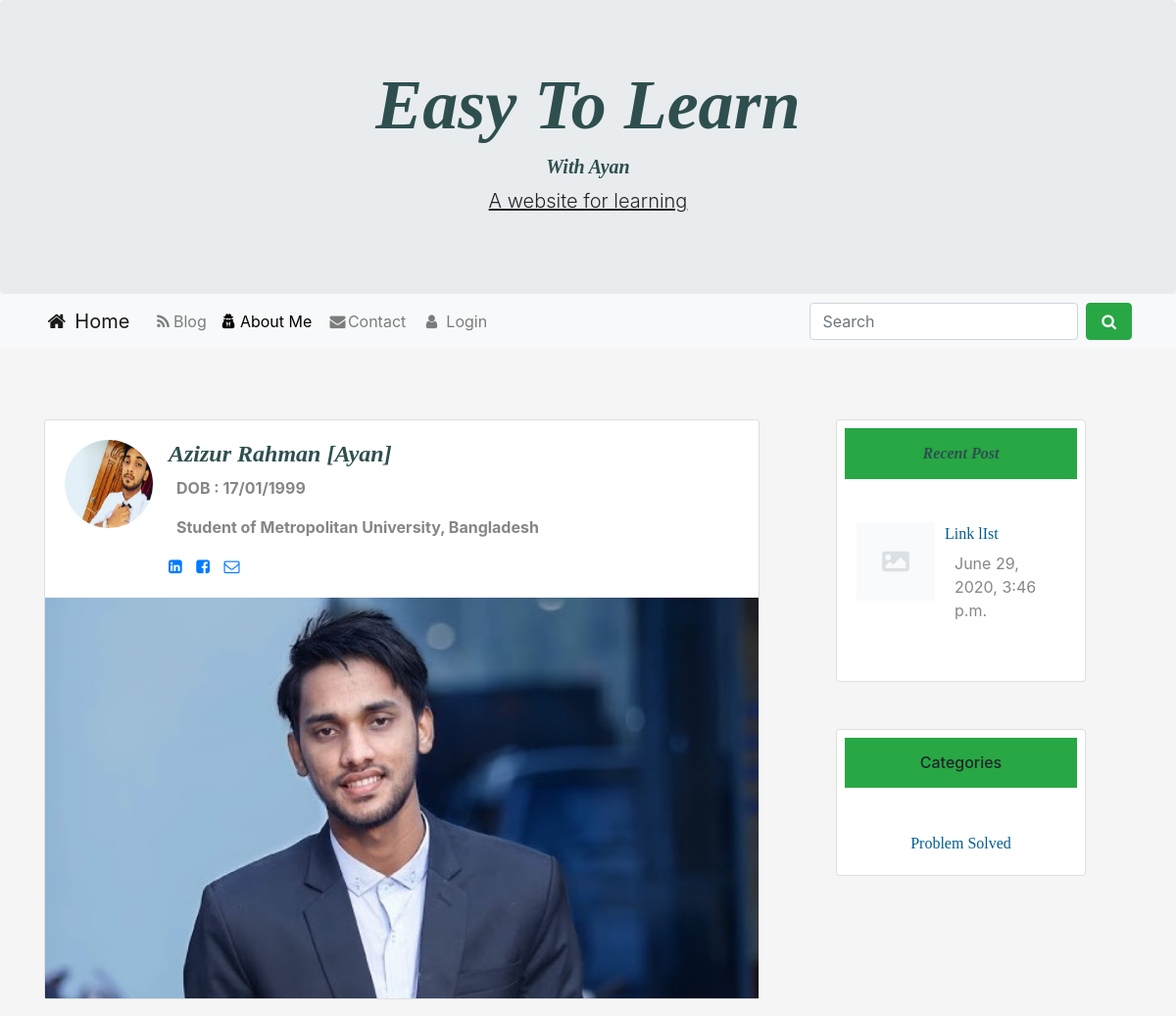
Before: /aboutMe/ (upper part) with the older database file.
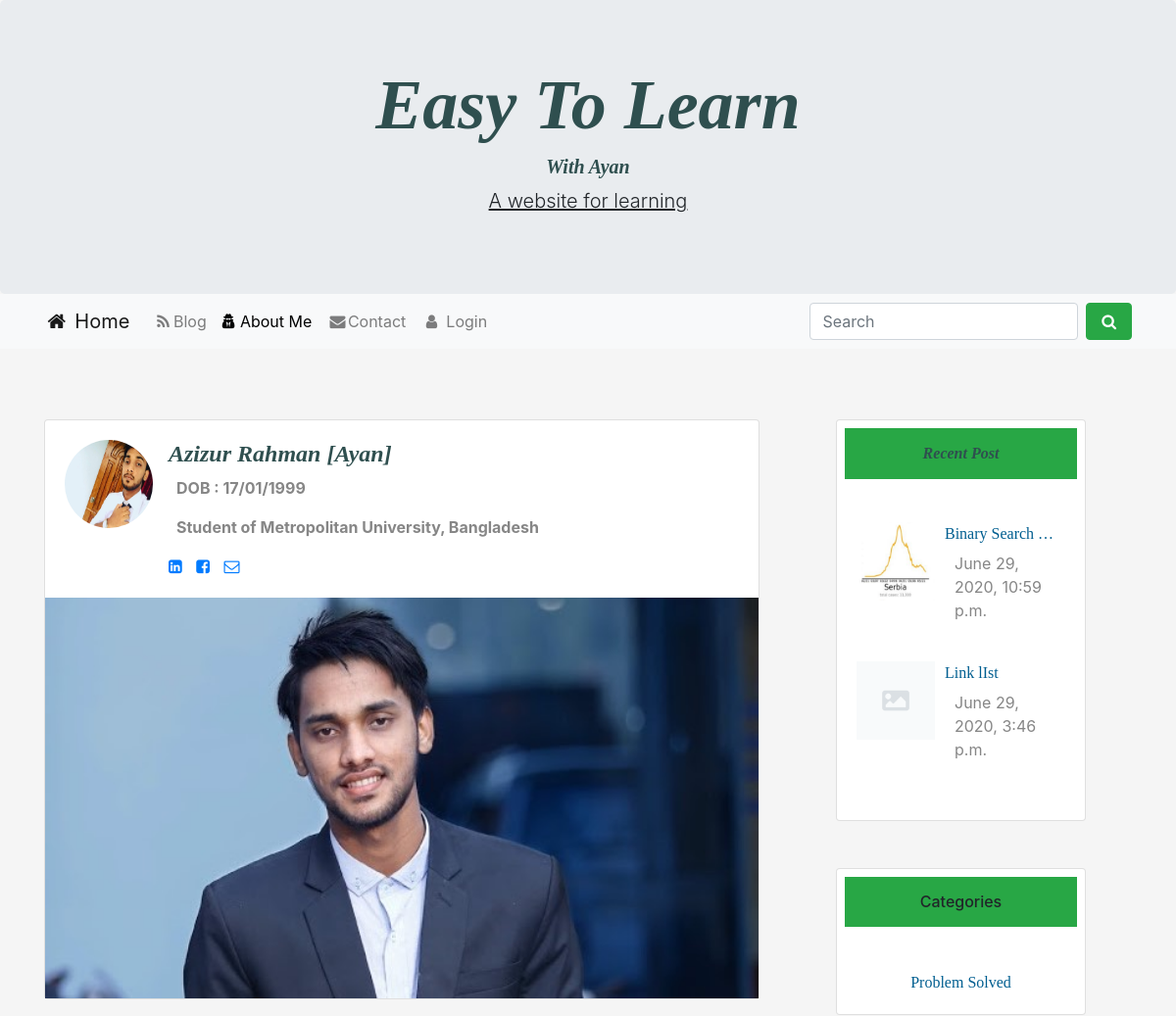
After: the same page with the newer database file.
### home/models.py (models this page shows, shortened)
class Post(models.Model):
    category = models.ForeignKey(Category, on_delete=models.CASCADE)
    postAuthor = models.CharField(max_length=200)
    postId = models.AutoField(primary_key=True, auto_created=True)
    postTitle = models.CharField(max_length=200)
    postTimeDate = models.DateTimeField(auto_now_add=True, auto_now=False, blank=True)
    postInC = models.TextField()
    postInCplus = models.TextField()
    postInPython = models.TextField()
    postDescriptions = models.TextField()
    postUrl = models.TextField(blank=True)
    postImage = models.ImageField(blank=True, null=True)
    views = models.IntegerField(default=0)
    def get_photo_url(self):
        if self.postImage and hasattr(self.postImage, 'url'):
            return self.postImage.url
        else:
            return "/static/no.png"

class Category(models.Model):
    category = models.CharField(max_length=200, primary_key=True)

### home/views.py (the view)
# urls.py: path('aboutMe/', views.aboutMe, name='aboutMe'),
def aboutMe(request):
    Recent = Post.objects.all().order_by('-postTimeDate')[0:3]
    cat = Category.objects.all()[0:3]
    context = {'RecentPost': Recent,
               'Categories': cat, }
    return render(request, 'aboutMe.html', context)

### templates/aboutMe.html (shortened to what this page needs)
{% extends 'base.html' %}
{% load static %}
{% block aboutActive %}active{% endblock aboutActive %}
 {% block body %}
  <div class="row">
     <div class="col-sm-8 mb-5">
<div class="card promoting-card">
  <div class="card-body d-flex flex-row">
    <img src="{% static 'ayan2.jpg' %}" class="rounded-circle mr-3" height="90px" width="90px" alt="avatar">
    <div>
      <h4 class="card-title font-weight-bold mb-2" id="heading">Azizur Rahman [Ayan]</h4>
      <p class="card-text time"><i class="far fa-clock pr-2"></i>DOB : 17/01/1999</p>
      <p class="card-text time"><i class="far fa-clock pr-2"></i> Student of Metropolitan University, Bangladesh</p>
    <a href="https://www.linkedin.com/in/azizur-rahman-720636165"  class="btn-floating btn-small btn-fb"><i class="fa fa-linkedin-square

"></i></a>
    <a href="https://www.facebook.com/imayanchy/" class="btn-floating btn-small btn-tw" style="padding:10px;"><i class="fa fa-facebook-square

"></i></a>
<a href="mailto:aaziz9642@gmail.com"  class="btn-floating btn-small btn-dribbble"><i class="fa fa-envelope-o"></i></a>
    </div>
  </div>
  <div class="view overlay">
    <img class="card-img-top rounded-0" src="{% static 'aya.jpeg' %}" alt="Card image cap">
  </div>
</div>
     </div>
  <div class="col-sm-3 ml-lg-5">
<div class="card promoting-card">
<h6 class="bg-success m-2  p-3 text-center" id="heading">Recent Post</h6>
 <div class="card-body">
                        <div class="mt-3">
                             {% for post in RecentPost%}
                            <img style="float:left;" class="d-inline-block" src="{{ post.get_photo_url }}" height=80;
                                width=80; alt="abc">
                            <a href="{% url 'readMore' post.postId %}">
                                <p  style="margin-left:90px;" class="text-style">
                                    {{ post.postTitle |truncatewords:2 }}
                                </p>
                            </a>
                            <p style="margin-left:100px; margin-top:-10px;" class="description">{{ post.postTimeDate }}</p>
                            <br>
                             {% endfor %}
                        </div>
                    </div>
</div>
<div class="card promoting-card mt-5">
<h6 class="bg-success m-2 p-3 text-center " id="heading ">Categories</h6>
  <div class="card-body">
                        <div class="mt-3 text-center">
                             {% for cat in Categories%}
                            <a class="text-style" href="#"> {{cat.category}} </a><br>
                             {% endfor %}
                        </div>
                    </div>
</div>
  </div>
  </div>
{% endblock body %}

Changed rows visible on the page:
added Post: get_photo_url (picture), postTitle "Binary Search …", postTimeDate "June 29, 2020, 10:59 p.m."
